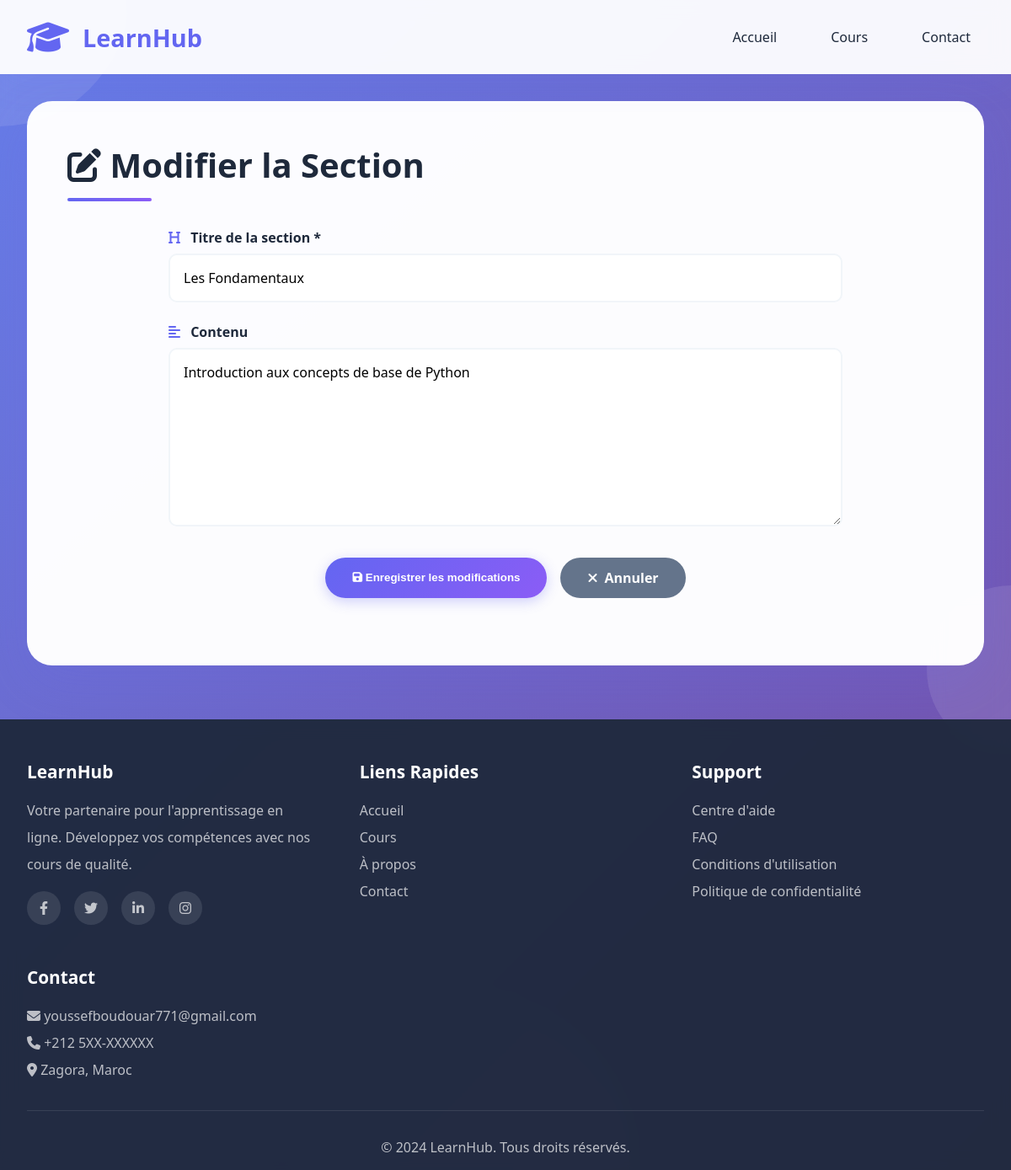
The app's page /sections/sections_edit.php?id=1 with its own data.
### tables this page shows
CREATE TABLE sections (
    id INT AUTO_INCREMENT PRIMARY KEY,
    course_id INT NOT NULL,
	title VARCHAR(50) NOT NULL,
    content TEXT, 
    position INT,
	created_at DATE,
	FOREIGN KEY (course_id) REFERENCES courses(id) ON DELETE CASCADE,
	CONSTRAINT course_position UNIQUE(course_id, position)
);

### sections/sections_edit.php (the view, shortened to what this page needs)
<?php
    require_once '../config.php';
    $id = $_GET['id'];
    $sqll = "SELECT * FROM sections WHERE id = $id";
    $result = mysqli_query($connection, $sqll);
    $section = mysqli_fetch_assoc($result);
    $ex_title = $section['title'];
    $ex_content = $section['content'];
    require_once '../header.php';
?>
<div class="container">
    <div class="courses-section" style="margin-top: 2rem;">
        <div class="section-header">
            <h2><i class="fas fa-edit"></i> Modifier la Section</h2>
        </div>
        <form method="POST" action="" class="course-form">
            <div class="form-group">
                <label for="title">
                    <i class="fas fa-heading"></i> Titre de la section *
                </label>
                <input
                    type="text"
                    id="title"
                    name="title"
                    placeholder="Ex: Introduction aux Variables"
                    required
                    value="<?php echo $ex_title; ?>"
                >
            </div>
            <div class="form-group">
                <label for="content">
                    <i class="fas fa-align-left"></i> Contenu
                </label>
                <textarea
                    id="content"
                    name="content"
                    rows="8"
                    placeholder="Décrivez le contenu de cette section..."
                ><?php echo $ex_content; ?></textarea>
            </div>
            <div class="form-actions">
                <button type="submit" class="btn-primary">
                    <i class="fas fa-save"></i> Enregistrer les modifications
                </button>
                <a href="../index.php" class="btn-secondary">
                    <i class="fas fa-times"></i> Annuler
                </a>
            </div>
        </form>
    </div>
</div>
<?php
    require_once '../footer.php'
?>

### css/style.css (style rules this page uses)
* { margin: 0; padding: 1; box-sizing: border-box; }
:root { --primary: #6366f1; --primary-dark: #4f46e5; --secondary: #8b5cf6; --accent: #ec4899; --success: #10b981; --warning: #f59e0b; --danger: #ef4444; --dark: #1e293b; --gray: #64748b; --light: #f1f5f9; --white: #ffffff; --shadow: 0 10px 40px rgba(99, 102, 241, 0.1); --shadow-lg: 0 20px 60px rgba(99, 102, 241, 0.15); }
body { font-family: 'Segoe UI', Tahoma, Geneva, Verdana, sans-serif; background: linear-gradient(135deg, #667eea 0%, #764ba2 100%); min-height: 100vh; color: var(--dark); overflow-x: hidden; }
.container { max-width: 1400px; margin: 0 auto; padding: 0 2rem; }
.btn-primary { background: linear-gradient(135deg, var(--primary), var(--secondary)); color: white; padding: 0.8rem 2rem; border-radius: 50px; border: none; cursor: pointer; font-weight: 600; transition: all 0.3s; box-shadow: 0 4px 15px rgba(99, 102, 241, 0.3); }
.courses-section { background: rgba(255, 255, 255, 0.98); border-radius: 30px; padding: 3rem; margin: 3rem 0; box-shadow: var(--shadow-lg); animation: fadeInUp 0.8s ease-out; }
.section-header { display: flex; justify-content: space-between; align-items: center; margin-bottom: 2rem; }
.section-header h2 { font-size: 2.5rem; color: var(--dark); position: relative; padding-bottom: 1rem; }
.section-header h2::after { content: ''; position: absolute; bottom: 0; left: 0; width: 100px; height: 4px; background: linear-gradient(90deg, var(--primary), var(--secondary)); border-radius: 2px; }
.course-form { max-width: 800px; margin: 2rem auto; }
.form-group { margin-bottom: 1.5rem; }
.form-group label { display: block; margin-bottom: 0.5rem; color: var(--dark); font-weight: 600; font-size: 1rem; }
.form-group label i { color: var(--primary); margin-right: 0.5rem; }
.form-group input, .form-group textarea, .form-group select { width: 100%; padding: 1rem; border: 2px solid var(--light); border-radius: 10px; font-size: 1rem; font-family: inherit; transition: all 0.3s; background: white; }
.form-group textarea { resize: vertical; min-height: 120px; }
.form-actions { display: flex; gap: 1rem; justify-content: center; margin-top: 2rem; }
.btn-secondary { background: var(--gray); color: white; padding: 0.8rem 2rem; border-radius: 50px; border: none; cursor: pointer; font-weight: 600; transition: all 0.3s; text-decoration: none; display: inline-flex; align-items: center; gap: 0.5rem; }

### records on screen
sections: title "Les Fondamentaux", content "Introduction aux concepts de base de Python"
